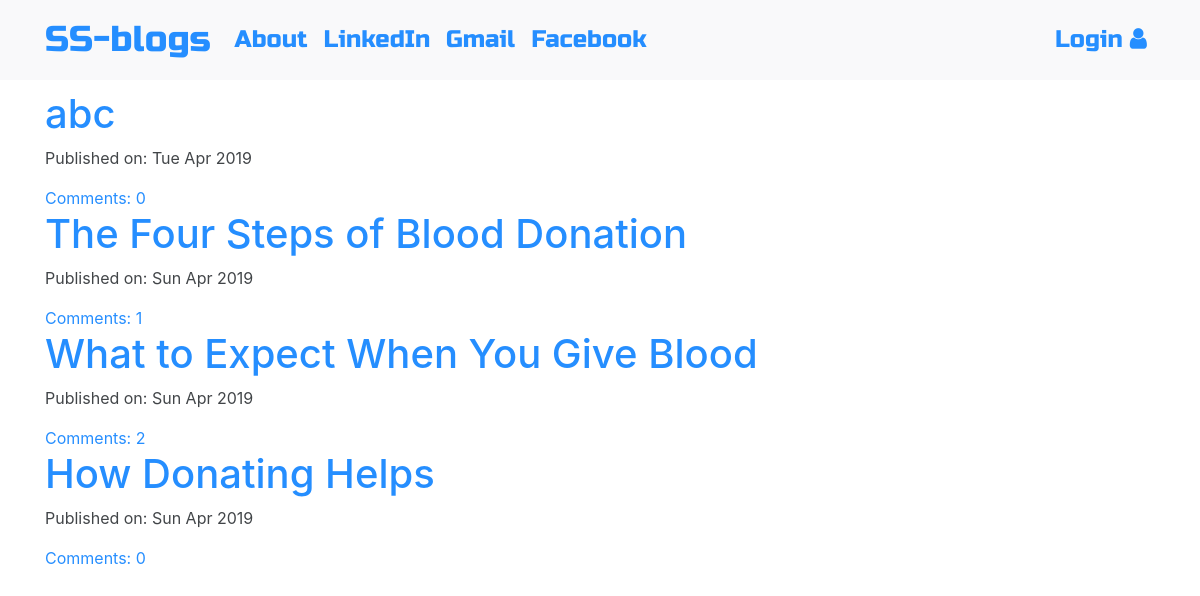
The page / on the database its author committed.
### blog/models.py (models this page shows, shortened)
class Post(models.Model):
    author = models.ForeignKey('auth.User',on_delete=models.CASCADE)
    title = models.CharField(max_length=200)
    text = models.TextField()
    created_date = models.DateTimeField(default=timezone.now)
    published_date = models.DateTimeField(blank=True, null=True)
    def approve_comments(self):
        return self.comments.filter(approved_comment=True)

### blog/views.py (the view)
# urls.py: path('',views.PostListView.as_view(),name='post_list'),
class PostListView(ListView):
    model = Post
    def get_queryset(self):
        return Post.objects.filter(published_date__lte=timezone.now()).order_by('-published_date')

### blog/templates/blog/post_list.html
{% extends 'blog/base.html' %}
{% block content %}
<div class="centerstage">
    {% for post in post_list %}
        <div class="post">
            <h1><a href="{% url 'post_detail' pk=post.pk %}">{{ post.title }}</a></h1>
            <div class="date">
                <p>Published on: {{ post.published_date|date:"D M Y"}}</p>
            </div>
            <a href="{% url 'post_detail' pk=post.pk %}">Comments: {{ post.approve_comments.count }}</a>
        </div>
    {% endfor %}
</div>
{% endblock %}

### blog/templates/blog/base.html (shortened to what this page needs)
<!DOCTYPE html>
{% load static %}
<html>
  <head>
    <link rel="stylesheet" href="https://stackpath.bootstrapcdn.com/bootstrap/4.1.3/css/bootstrap.min.css"
>
    <link href="https://maxcdn.bootstrapcdn.com/font-awesome/4.7.0/css/font-awesome.min.css" rel="stylesheet">
    <link rel="stylesheet" href="//cdn.jsdelivr.net/medium-editor/latest/css/medium-editor.min.css" type="text/css" media="screen" charset="utf-8">
    <link rel="stylesheet" href="{% static 'css/blog.css' %}">
  </head>
  <body>
    <div class="loader">
    <nav class="navbar navbar-expand-lg bg-light techfont">
      <div class="container">
        <div class="navbar-nav align-items-center">
          <a class="navbar-brand bigbrand" href="{% url 'post_list' %}">SS-blogs</a>
          <a class="nav-item nav-link" href="{% url 'about' %}">About</a>
          <a class="nav-item nav-link" href="https://www.linkedin.com">LinkedIn</a>
          <a class="nav-item nav-link" href="https://www.gmail.com">Gmail</a>
          <a class="nav-item nav-link" href="https://www.facebook.com">Facebook</a>
        </div>
        <div class="navbar-nav align-items-center ml-auto">
          {% if user.is_authenticated %}
            <a class="nav-item nav-link" href="{% url 'post_new' %}">New-Post</a>
            <a class="nav-item nav-link" href="{% url 'post_draft_list' %}">Drafts</a>
            <a class="nav-item nav-link" href="{% url 'logout' %}">Log out</a>
            <a >Welcome : {{ user.username }}</a>
          {% else %}
            <a class="nav-item nav-link" href="{% url 'login' %}" aria-label="Login">
              Login <span class="fa fa-user" aria-hidden="true"></span></a>
          {% endif %}
        </div>
      </div>
    </nav>
  </div>
      <div class="content container">
          <div class="row">
              <div class="col-md-8">
                <div class="blog_posts">
                  {% block content %}
                  {% endblock %}
                </div>
              </div>
          </div>
      </div>
  </body>
</html>

### blog/static/css/blog.css (style rules this page uses)
.techfont { font-family: 'Russo One', sans-serif; font-size: 1.5em; margin-bottom: 10px; }
body { background: url(https://ak9.picdn.net/shutterstock/videos/1653199/thumb/1.jpg); background-size: cover; background-repeat: no-repeat; opacity:0.85; }
.centerstage { margin-left: auto; margin-right: auto; }
.bigbrand { font-size: 1.5em; }
.loader { filter:hue-rotate(0deg); color: linear-gradient(45deg,#0f8,#08f); animation:hue 5000ms infinite linear; }

### rows shown on the page
Post: title "abc", published_date "Tue Apr 2019", approve_comments.count "0"
Post: title "The Four Steps of Blood Donation", published_date "Sun Apr 2019", approve_comments.count "1"
Post: title "What to Expect When You Give Blood", published_date "Sun Apr 2019", approve_comments.count "2"
Post: title "How Donating Helps", published_date "Sun Apr 2019", approve_comments.count "0"
